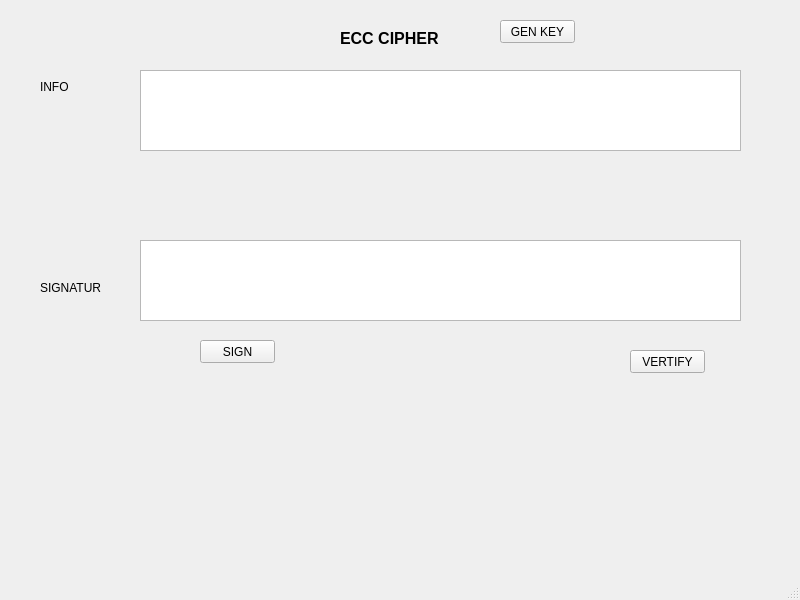
<?xml version="1.0" encoding="UTF-8"?>
<ui version="4.0">
 <class>MainWindow</class>
 <widget class="QMainWindow" name="MainWindow">
  <property name="geometry">
   <rect>
    <x>0</x>
    <y>0</y>
    <width>800</width>
    <height>600</height>
   </rect>
  </property>
  <property name="windowTitle">
   <string>MainWindow</string>
  </property>
  <widget class="QWidget" name="centralwidget">
   <widget class="QLabel" name="label">
    <property name="geometry">
     <rect>
      <x>340</x>
      <y>30</y>
      <width>141</width>
      <height>16</height>
     </rect>
    </property>
    <property name="font">
     <font>
      <pointsize>12</pointsize>
      <weight>75</weight>
      <bold>true</bold>
     </font>
    </property>
    <property name="text">
     <string>ECC CIPHER</string>
    </property>
   </widget>
   <widget class="QLabel" name="label_2">
    <property name="geometry">
     <rect>
      <x>40</x>
      <y>80</y>
      <width>47</width>
      <height>13</height>
     </rect>
    </property>
    <property name="text">
     <string>INFO</string>
    </property>
   </widget>
   <widget class="QLabel" name="label_4">
    <property name="geometry">
     <rect>
      <x>40</x>
      <y>280</y>
      <width>61</width>
      <height>16</height>
     </rect>
    </property>
    <property name="text">
     <string>SIGNATURE</string>
    </property>
   </widget>
   <widget class="QPushButton" name="btn_sign">
    <property name="geometry">
     <rect>
      <x>200</x>
      <y>340</y>
      <width>75</width>
      <height>23</height>
     </rect>
    </property>
    <property name="text">
     <string>SIGN</string>
    </property>
   </widget>
   <widget class="QPushButton" name="btn_vertify">
    <property name="geometry">
     <rect>
      <x>630</x>
      <y>350</y>
      <width>75</width>
      <height>23</height>
     </rect>
    </property>
    <property name="text">
     <string>VERTIFY</string>
    </property>
   </widget>
   <widget class="QTextEdit" name="txt_info">
    <property name="geometry">
     <rect>
      <x>140</x>
      <y>70</y>
      <width>601</width>
      <height>81</height>
     </rect>
    </property>
   </widget>
   <widget class="QTextEdit" name="txt_sign">
    <property name="geometry">
     <rect>
      <x>140</x>
      <y>240</y>
      <width>601</width>
      <height>81</height>
     </rect>
    </property>
   </widget>
   <widget class="QPushButton" name="btn_gen_keys">
    <property name="geometry">
     <rect>
      <x>500</x>
      <y>20</y>
      <width>75</width>
      <height>23</height>
     </rect>
    </property>
    <property name="text">
     <string>GEN KEY</string>
    </property>
   </widget>
  </widget>
  <widget class="QMenuBar" name="menubar">
   <property name="geometry">
    <rect>
     <x>0</x>
     <y>0</y>
     <width>800</width>
     <height>21</height>
    </rect>
   </property>
  </widget>
  <widget class="QStatusBar" name="statusbar"/>
 </widget>
 <resources/>
 <connections/>
</ui>
